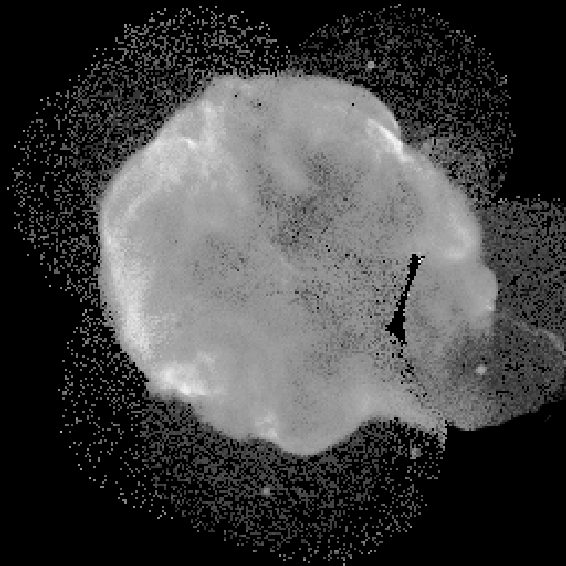
#> input picture DIP3E_Original/CH09_Images/Fig0938(a)(cygnusloop_Xray_original).tif, 566 x 566 px
$ python CH09-MorphologicalSmoothing.py
#> lines starting #> are read from the running program, lines starting #| are printed output that depends on the picture
#!/bin/env python
#
# 形态学平滑
#

import cv2 as cv
import numpy as np
import matplotlib.pyplot as plt

def morphology_smoothing(gray_im, se, plot: plt.Axes = None):
    '''形态学平滑: 先开运算再闭运算'''
    mopen_im = cv.morphologyEx(gray_im, cv.MORPH_OPEN, se)
    mclose_im = cv.morphologyEx(mopen_im, cv.MORPH_CLOSE, se)

    if plot is not None:
        plot.set_title('morphology smoothing')
        plot.set_xticks([])
        plot.set_yticks([])
        plot.imshow(mclose_im, cmap='gray')
    return mclose_im


if __name__ == '__main__':
    figure = plt.figure()
    gray_im = cv.imread('CH09_Images/Fig0938(a)(cygnusloop_Xray_original).tif', cv.IMREAD_GRAYSCALE)
#> gray_im is the input picture: shape (566, 566); min 0, max 253, mean 66.9

    oplot = figure.add_subplot(221)
    oplot.set_title('origin')
    oplot.set_xticks([])
    oplot.set_yticks([])
    oplot.imshow(gray_im, cmap='gray')

    # 半径为1的圆盘结构元，w=h=2*r+1 => 3
    se1 = cv.getStructuringElement(cv.MORPH_ELLIPSE, (3,3))
    morphology_smoothing(gray_im, se1, figure.add_subplot(222))
#> in morphology_smoothing, `mopen_im = cv.morphologyEx(gray_im, cv.MORPH_OPEN, se)`:
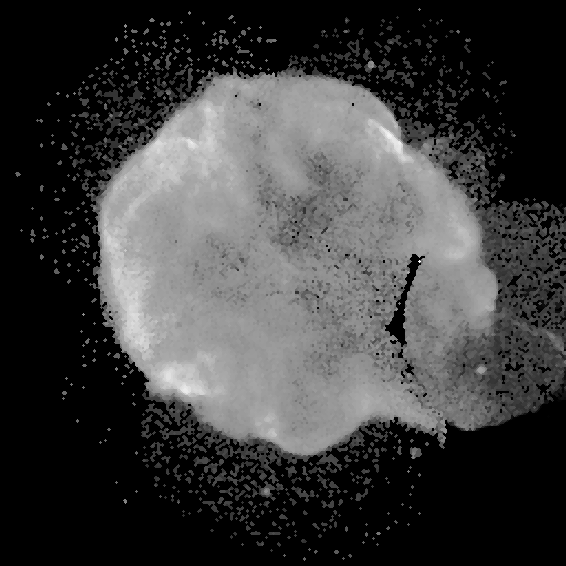
#> mopen_im: shape (566, 566); min 0, max 253, mean 61.4

    # 半径为3的圆盘结构元，w=h=2*r+1 => 7
    se3 = cv.getStructuringElement(cv.MORPH_ELLIPSE, (7,7))
    morphology_smoothing(gray_im, se3, figure.add_subplot(223))
#> in morphology_smoothing (call 2), `mopen_im = cv.morphologyEx(gray_im, cv.MORPH_OPEN, se)`:
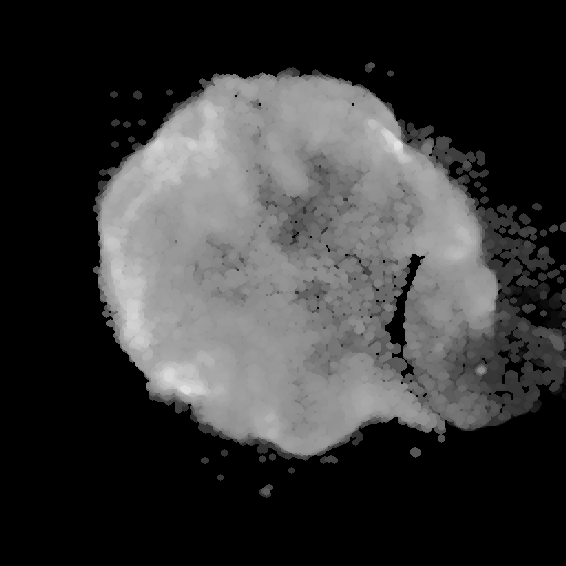
#> mopen_im: shape (566, 566); min 0, max 225, mean 55.5

    # 半径为5的圆盘结构元，w=h=2*r+1 => 11
    se5 = cv.getStructuringElement(cv.MORPH_ELLIPSE, (11,11))
    morphology_smoothing(gray_im, se5, figure.add_subplot(224))
#> in morphology_smoothing (call 3), `mopen_im = cv.morphologyEx(gray_im, cv.MORPH_OPEN, se)`:
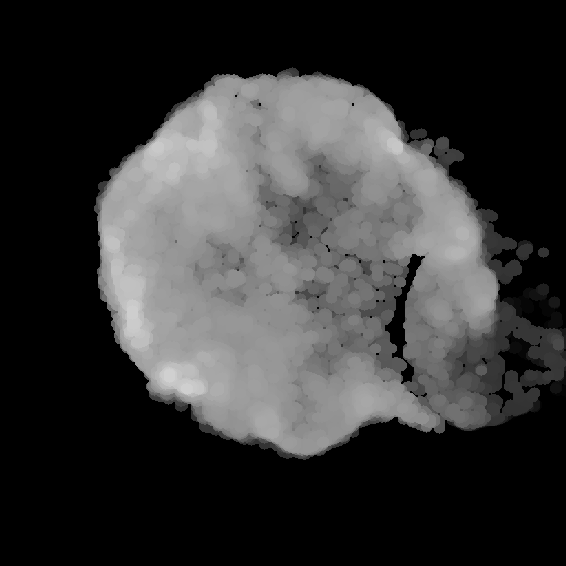
#> mopen_im: shape (566, 566); min 0, max 208, mean 53.2

    plt.show()
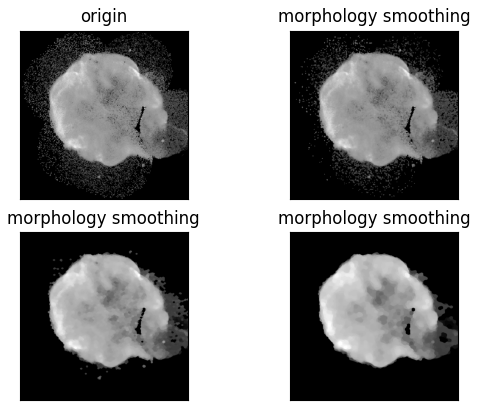
#> figure drawn by matplotlib, 4 panels
